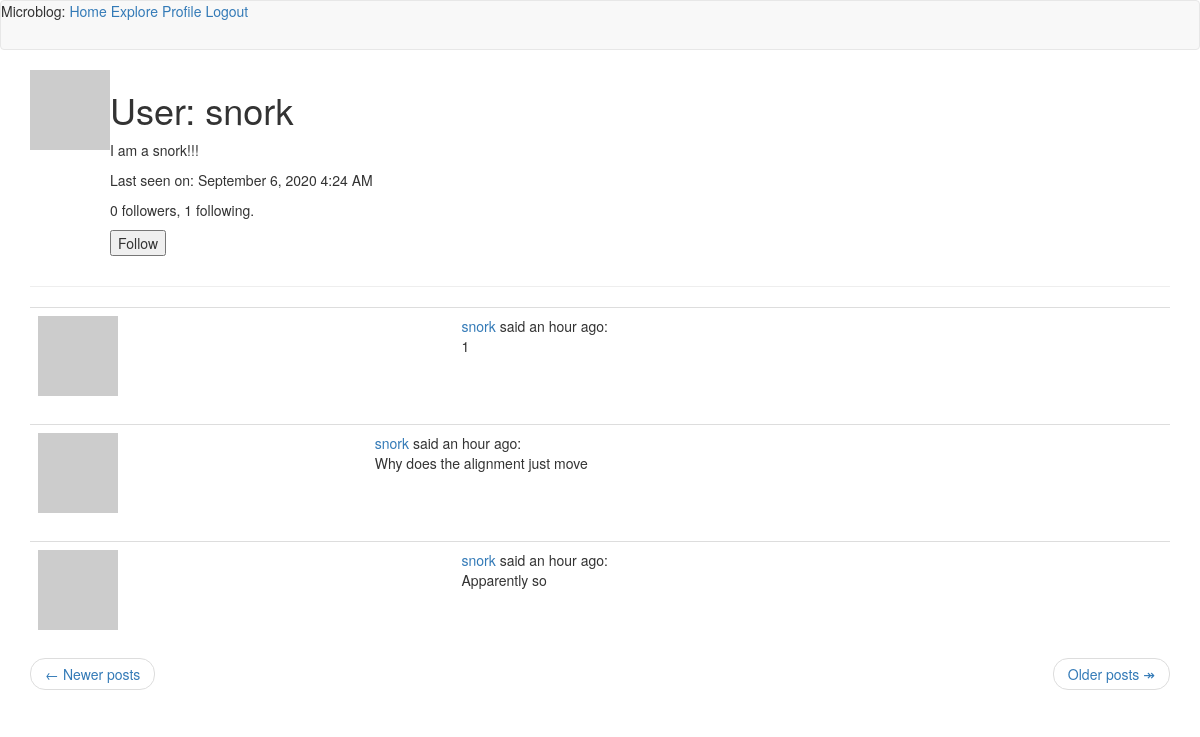
Screenshot of /user/snork?page=2 (signed in) with the database file from the repository.
### app/models.py (models this page shows, shortened)
class User(UserMixin, db.Model):
    id = db.Column(db.Integer, primary_key=True)
    username = db.Column(db.String(64), index=True, unique=True)
    email = db.Column(db.String(120), index=True, unique=True)
    password_hash = db.Column(db.String(128))
    posts = db.relationship('Post', backref='author', lazy='dynamic')
    about_me = db.Column(db.String(140))
    last_seen = db.Column(db.DateTime, default=datetime.utcnow)
    followed = db.relationship(
        'User',
        secondary=followers,
        primaryjoin=(followers.c.follower_id == id),
        secondaryjoin=(followers.c.followed_id == id),
        backref=db.backref('followers', lazy='dynamic'),
        lazy='dynamic'
    )
    def avatar(self, size):
        digest = md5(self.email.lower().encode('utf-8')).hexdigest()
        return f'https://www.gravatar.com/avatar/{digest}?d=identicon&s={size}'
    def is_following(self, user):
        return self.followed.filter(
            followers.c.followed_id == user.id).count() > 0

class Post(db.Model):
    id = db.Column(db.Integer, primary_key=True)
    body = db.Column(db.String(140))
    timestamp = db.Column(db.DateTime, index=True, default=datetime.utcnow)
    user_id = db.Column(db.Integer, db.ForeignKey('user.id'))
    language = db.Column(db.String(5))

### app/routes.py (the view)
@app.route('/user/<username>')
@login_required
def user(username):
    user = User.query.filter_by(username=username).first_or_404()
    page = request.args.get('page', 1, type=int)
    posts = user.posts.order_by(Post.timestamp.desc()).paginate(
        page, app.config['POSTS_PER_PAGE'], False)
    next_url = url_for('user', username=user.username, page=posts.next_num) \
        if posts.has_next else None
    prev_url = url_for('user', username=user.username, page=posts.prev_num) \
        if posts.has_prev else None
    form = EmptyForm()
    return render_template('user.html', user=user, posts=posts.items, next_url=next_url,
                           prev_url=prev_url, form=form)

### app/forms.py
class EmptyForm(FlaskForm):
    submit = SubmitField('Submit')

### app/models.py (called while the page is built)
@login.user_loader
def load_user(id):
    return User.query.get(int(id))

### app/routes.py (called while the page is built)
@app.before_request
def before_request():
    if current_user.is_authenticated:
        current_user.last_seen = datetime.utcnow()
        db.session.commit()
    g.locale = str(get_locale())

### app/templates/user.html (shortened to what this page needs)
{% extends "base.html" %}
{% block app_content %}
    <table>
        <tr valign="top">
            <td><img src="{{ user.avatar(128) }}"></td>
            <td>
                <h1>User: {{ user.username }}</h1>
                {% if user.about_me %}<p>{{ user.about_me }}</p>{% endif %}
                {% if user.last_seen %}<p>Last seen on: {{ moment(user.last_seen).format('LLL') }}</p>{% endif %}
                <p>{{ user.followers.count() }} followers, {{ user.followed.count() }} following.</p>
                {% if user == current_user %}
                <p><a href="{{ url_for('edit_profile') }}">Edit your profile</a></p>
                {% elif not current_user.is_following(user) %}
                <p>
                    <form action="{{ url_for('follow', username=user.username) }}" method="post">
                        {{ form.submit(value='Follow') }}
                    </form>
                </p>
                {% endif %}
            </td>
        </tr>
    </table>
    <hr>
    {% for post in posts %}
        {% include '_post.html' %}
    {% endfor %}
    <nav aria-label="...">
        <ul class="pager">
          <li class="previous{% if not prev_url %} disabled {% endif %}">
            <a href="{{ prev_url or '#' }}">
              <span aria-hidden="true">&larr;</span> Newer posts
            </a>
          </li>
          <li class="next{% if not next_url %} disabled{% endif %}">
            <a href="{{ next_url or '#' }}">
              Older posts <span aria-hidden="true">&Rarr;</span>
            </a>
          </li>
        </ul>
      </nav>
{% endblock %}

### app/templates/_post.html (shortened to what this page needs)
<table class="table table-hover">
  <tr>
    <td widtth="70px">
      <a href="{{ url_for('user', username=post.author.username) }}">
      <img src="{{ post.author.avatar(70) }}" />
    </td>
    <td>
      <a href="{{ url_for('user', username=post.author.username) }}">
        {{ post.author.username }}
      </a>
      said {{ moment(post.timestamp).fromNow() }}: <br />
      <span id="post{{ post.id }}">{{ post.body }}</span>
    </td>
  </tr>
</table>

### rows the page displays
User: username "snork", about_me "I am a snork!!!", last_seen "September 6, 2020 4:24 AM"
Post: author.username "snork", timestamp "an hour ago", body "1"
Post: author.username "snork", timestamp "an hour ago", body "Why does the alignment just move"
Post: author.username "snork", timestamp "an hour ago", body "Apparently so"

### other values shown
{{ user.followers.count() }} "0"
{{ user.followed.count() }} "1"
